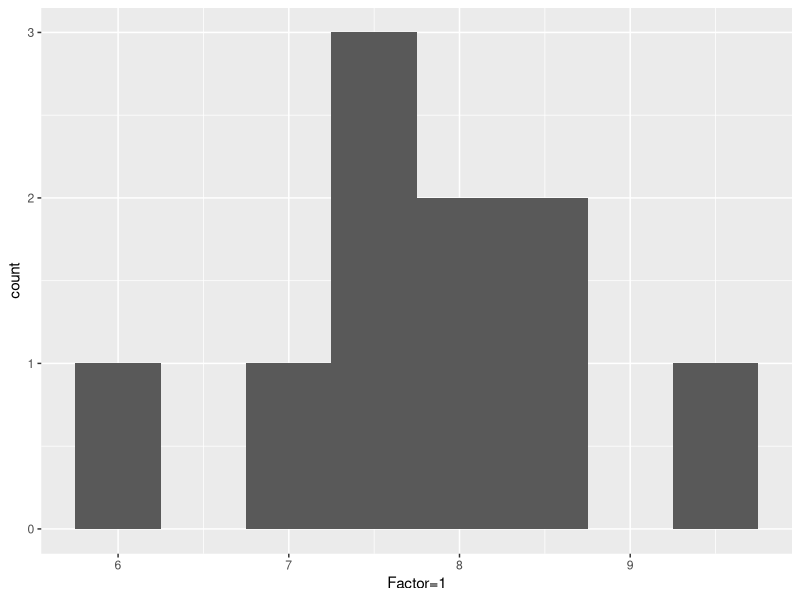
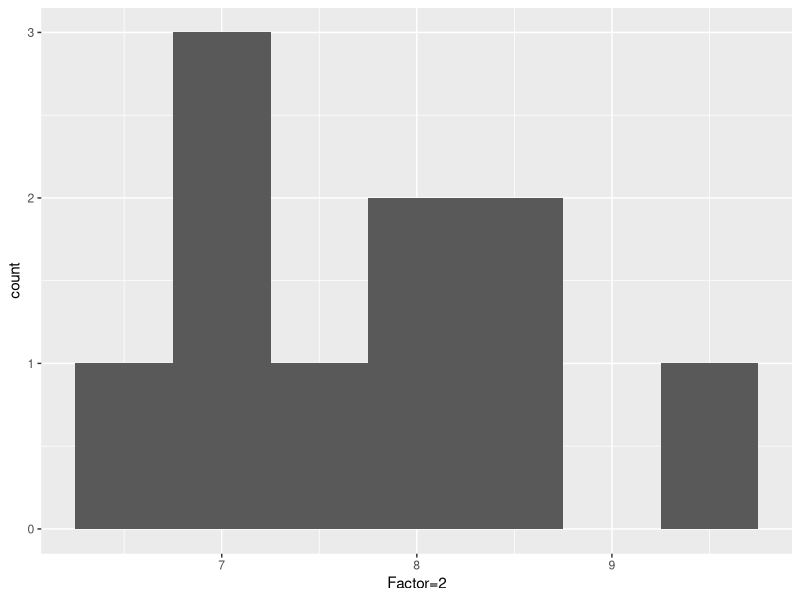
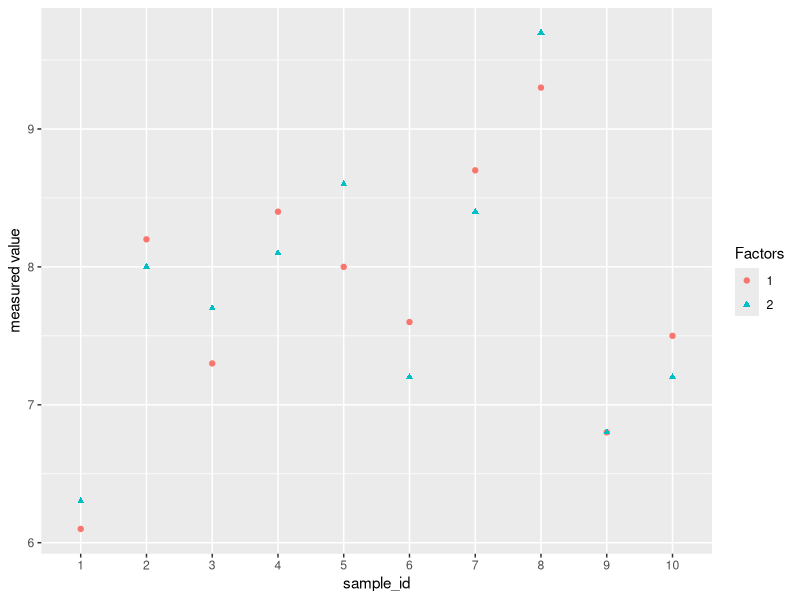

R code for these plots, in order:
## ---- chunk 1
library("tibble")
knitr::opts_chunk$set(echo = TRUE)
## ---- chunk 2
library("ggplot2")
## ---- chunk 3
df <- tibble(
  "sample_id" = as.factor(seq(10)),
  "1" = c(6.1, 8.2, 7.3, 8.4, 8.0, 7.6, 8.7, 9.3, 6.8, 7.5),
  "2" = c(6.3, 8.0, 7.7, 8.1, 8.6, 7.2, 8.4, 9.7, 6.8, 7.2)
)
## ---- chunk 4
m1=matrix(data=c(1,2),nrow=2,ncol=1,byrow=TRUE)
qplot(df$"1", geom="histogram", binwidth=0.5, xlab="Factor=1",ylab="count")
qplot(df$"2", geom="histogram", binwidth=0.5, xlab="Factor=2",ylab="count")
## ---- chunk 5
ggplot(df)+geom_point(aes(x=sample_id,y=`1`,colour=factor("1")), shape="circle")+geom_point(aes(x=sample_id,y=`2`, colour=factor("2")),shape="triangle")+labs(x="sample_id",y="measured value",colour="Factors")
